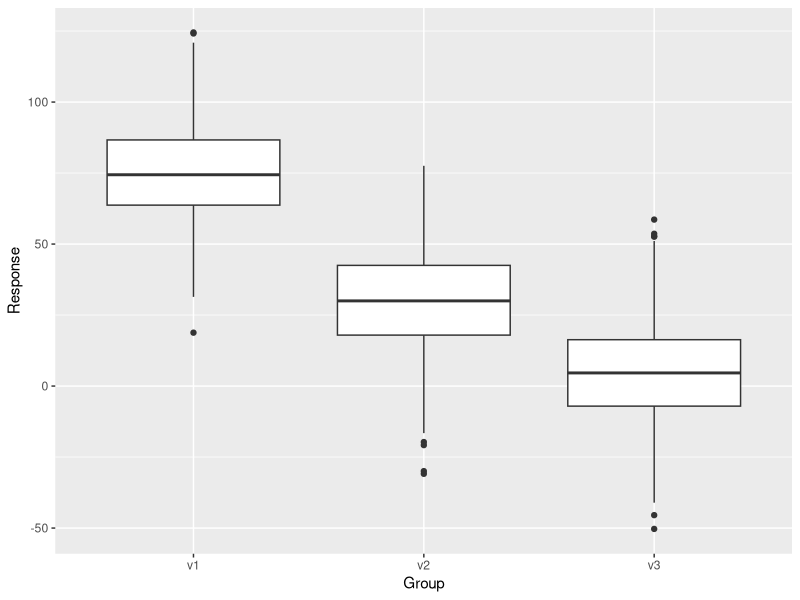
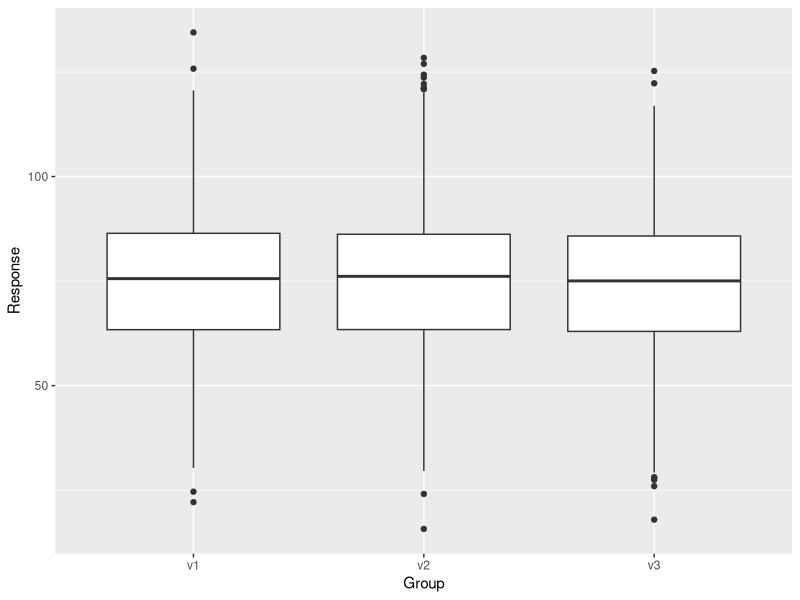

Reproduce these figures in R, in order.
## ---- chunk 1
knitr::opts_chunk$set(echo = TRUE)
## ---- chunk 2
library(ggplot2)
library(tidyverse)
fxn <- function(n, mean, sd) {as.vector(mean + sd * scale(rnorm(n)))
}

v1 <- fxn(1000, 75, 17) 
v2 <- fxn(1000, 30, 17)
v3 <- fxn(1000, 5, 17) 
df <- data.frame(v1, v2, v3)
dflong <- df%>%
  pivot_longer(cols = 1:3,names_to = "Group",values_to = "Response")

head(dflong)
## ---- chunk 3

test <- aov(Response ~ Group, data=dflong)
summary(test)
## ---- chunk 4
p1 <- ggplot(data=dflong) +
               aes(x=Group,y=Response) + 
               geom_boxplot()
print(p1)
## ---- chunk 5
v1 <- fxn(1000, 75, 17) 
v2 <- fxn(1000, 75.5, 17)
v3 <- fxn(1000, 74.5, 17) 
df <- data.frame(v1, v2, v3)
dflong <- df%>%
  pivot_longer(cols = 1:3,names_to = "Group",values_to = "Response")

test <- aov(Response ~ Group, data=dflong)
summary(test)
## ---- chunk 6
p1 <- ggplot(data=dflong) +
               aes(x=Group,y=Response) + 
               geom_boxplot()
print(p1)
